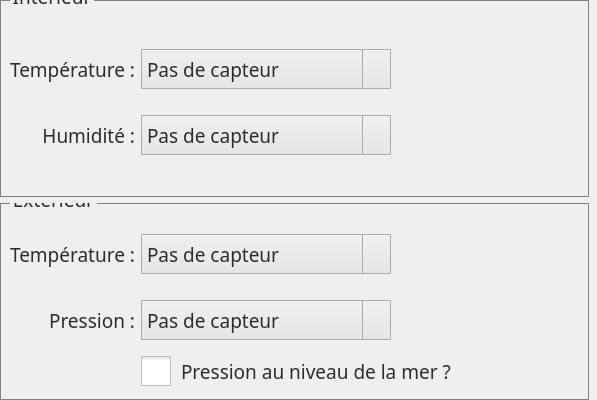
          <widget class="QWidget" name="scrollAreaWidgetContents_3">
           <property name="geometry">
            <rect>
             <x>0</x>
             <y>0</y>
             <width>597</width>
             <height>400</height>
            </rect>
           </property>
           <layout class="QGridLayout" name="gridLayout_24">
            <property name="leftMargin">
             <number>0</number>
            </property>
            <property name="topMargin">
             <number>0</number>
            </property>
            <property name="rightMargin">
             <number>0</number>
            </property>
            <property name="bottomMargin">
             <number>0</number>
            </property>
            <item row="0" column="0">
             <layout class="QVBoxLayout" name="st_vl">
              <item>
               <widget class="QGroupBox" name="ts_gb_int">
                <property name="font">
                 <font>
                  <family>Source Sans Pro SemiBold</family>
                  <pointsize>14</pointsize>
                 </font>
                </property>
                <property name="styleSheet">
                 <string notr="true">QGroupBox{
    border: 1px solid grey;
    margin-top: 1.0em;
    margin-right: 8px;
    padding-top: 8px;
}

QGroupBox::title {
    top: -17px;
    left: 10px;
    color: rgb(45,45,45);
}</string>
                </property>
                <property name="title">
                 <string>Intérieur</string>
                </property>
                <layout class="QGridLayout" name="gridLayout_25">
                 <item row="0" column="0">
                  <layout class="QGridLayout" name="gridLayout_5">
                   <item row="0" column="0">
                    <widget class="QLabel" name="ts_gb_int_lb_1">
                     <property name="sizePolicy">
                      <sizepolicy hsizetype="Preferred" vsizetype="Preferred">
                       <horstretch>0</horstretch>
                       <verstretch>0</verstretch>
                      </sizepolicy>
                     </property>
                     <property name="minimumSize">
                      <size>
                       <width>0</width>
                       <height>60</height>
                      </size>
                     </property>
                     <property name="maximumSize">
                      <size>
                       <width>16777215</width>
                       <height>60</height>
                      </size>
                     </property>
                     <property name="font">
                      <font>
                       <family>Source Sans Pro</family>
                       <pointsize>14</pointsize>
                       <stylestrategy>PreferAntialias</stylestrategy>
                       <kerning>true</kerning>
                      </font>
                     </property>
                     <property name="styleSheet">
                      <string notr="true">QLabel {
    color: rgb(45,45,45);
}</string>
                     </property>
                     <property name="text">
                      <string>Température :</string>
                     </property>
                     <property name="alignment">
                      <set>Qt::AlignRight|Qt::AlignTrailing|Qt::AlignVCenter</set>
                     </property>
                     <property name="wordWrap">
                      <bool>true</bool>
                     </property>
                    </widget>
                   </item>
                   <item row="1" column="0">
                    <widget class="QLabel" name="ts_gb_int_lb_2">
                     <property name="minimumSize">
                      <size>
                       <width>0</width>
                       <height>60</height>
                      </size>
                     </property>
                     <property name="maximumSize">
                      <size>
                       <width>16777215</width>
                       <height>60</height>
                      </size>
                     </property>
                     <property name="font">
                      <font>
                       <family>Source Sans Pro</family>
                       <pointsize>14</pointsize>
                       <stylestrategy>PreferAntialias</stylestrategy>
                       <kerning>true</kerning>
                      </font>
                     </property>
                     <property name="styleSheet">
                      <string notr="true">QLabel {
    color: rgb(45,45,45);
}</string>
                     </property>
                     <property name="text">
                      <string>Humidité :</string>
                     </property>
                     <property name="alignment">
                      <set>Qt::AlignRight|Qt::AlignTrailing|Qt::AlignVCenter</set>
                     </property>
                     <property name="wordWrap">
                      <bool>true</bool>
                     </property>
                    </widget>
                   </item>
                   <item row="0" column="1">
                    <layout class="QHBoxLayout" name="horizontalLayout_9">
                     <item>
                      <widget class="QComboBox" name="ts_gb_int_cb_1">
                       <property name="minimumSize">
                        <size>
                         <width>250</width>
                         <height>40</height>
                        </size>
                       </property>
                       <property name="maximumSize">
                        <size>
                         <width>250</width>
                         <height>40</height>
                        </size>
                       </property>
                       <property name="font">
                        <font>
                         <family>Source Sans Pro</family>
                         <pointsize>14</pointsize>
                         <weight>50</weight>
                         <bold>false</bold>
                         <stylestrategy>PreferAntialias</stylestrategy>
                         <kerning>true</kerning>
                        </font>
                       </property>
                       <property name="styleSheet">
                        <string notr="true">QComboBox {
    border: 1px solid #acacac;
    border-radius: 1px;
    padding-left: 5px;
    background-color: qlineargradient(x1: 0, y1: 0, x2: 0, y2: 1, stop: 0 #f0f0f0, stop: 1 #e5e5e5);
    color: rgb(45,45,45);
}

QComboBox:disabled {
    background-color:  rgb(200,200,200);
	color: rgb(145,145,145);
}

QComboBox:hover {
    border: 1px solid #7eb4ea;
    border-radius: 1px;
    background-color: qlineargradient(x1: 0, y1: 0, x2: 0, y2: 1, stop: 0 #ecf4fc, stop: 1 #dcecfc);
}

QComboBox::drop-down {
    subcontrol-origin: padding;
    subcontrol-position: top right;
    width: 27px;
    border-left-width: 1px;
    border-left-color: darkgray;
    border-left-style: solid;
    border-top-right-radius: 3px;
    border-bottom-right-radius: 3px;
}

QComboBox::down-arrow {
    image: url(icons/down_arrow_icon.svg); 
    width: 16px;
    height: 16px
}

QComboBox::down-arrow:disabled {
    image: url(icons/down_arrow_icon_deactivated.svg); 
    width: 16px;
    height: 16px
}

QComboBox QAbstractItemView {
    background: #f0f0f0;
    border: 0px solid #f0f0f0;
    outline: 0px;
}

QComboBox QAbstractItemView::item:hover {
    background-color: rgb(200,200,200);
    color: rgb(45,45,45);
    margin: 0px 0px 0px 0px;
}

QComboBox QAbstractItemView::item:selected {
    background-color: rgb(200,200,200);
    color: rgb(45,45,45);
    margin: 0px 0px 0px 0px;
}


QComboBox QAbstractItemView::item {
    margin: 3px 5px 3px 5px;
    color: rgb(45,45,45);
}</string>
                       </property>
                       <item>
                        <property name="text">
                         <string>Pas de capteur</string>
                        </property>
                       </item>
                      </widget>
                     </item>
                     <item>
                      <spacer name="horizontalSpacer_9">
                       <property name="orientation">
                        <enum>Qt::Horizontal</enum>
                       </property>
                       <property name="sizeHint" stdset="0">
                        <size>
                         <width>40</width>
                         <height>20</height>
                        </size>
                       </property>
                      </spacer>
                     </item>
                    </layout>
                   </item>
                   <item row="1" column="1">
                    <layout class="QHBoxLayout" name="horizontalLayout_14">
                     <item>
                      <widget class="QComboBox" name="ts_gb_int_cb_2">
                       <property name="minimumSize">
                        <size>
                         <width>250</width>
                         <height>40</height>
                        </size>
                       </property>
                       <property name="maximumSize">
                        <size>
                         <width>250</width>
                         <height>40</height>
                        </size>
                       </property>
                       <property name="font">
                        <font>
                         <family>Source Sans Pro</family>
                         <pointsize>14</pointsize>
                         <weight>50</weight>
                         <bold>false</bold>
                         <stylestrategy>PreferAntialias</stylestrategy>
                         <kerning>true</kerning>
                        </font>
                       </property>
                       <property name="styleSheet">
                        <string notr="true">QComboBox {
    border: 1px solid #acacac;
    border-radius: 1px;
    padding-left: 5px;
    background-color: qlineargradient(x1: 0, y1: 0, x2: 0, y2: 1, stop: 0 #f0f0f0, stop: 1 #e5e5e5);
    color: rgb(45,45,45);
}

QComboBox:disabled {
    background-color:  rgb(200,200,200);
	color: rgb(145,145,145);
}

QComboBox:hover {
    border: 1px solid #7eb4ea;
    border-radius: 1px;
    background-color: qlineargradient(x1: 0, y1: 0, x2: 0, y2: 1, stop: 0 #ecf4fc, stop: 1 #dcecfc);
}

QComboBox::drop-down {
    subcontrol-origin: padding;
    subcontrol-position: top right;
    width: 27px;
    border-left-width: 1px;
    border-left-color: darkgray;
    border-left-style: solid;
    border-top-right-radius: 3px;
    border-bottom-right-radius: 3px;
}

QComboBox::down-arrow {
    image: url(icons/down_arrow_icon.svg); 
    width: 16px;
    height: 16px
}

QComboBox::down-arrow:disabled {
    image: url(icons/down_arrow_icon_deactivated.svg); 
    width: 16px;
    height: 16px
}

QComboBox QAbstractItemView {
    background: #f0f0f0;
    border: 0px solid #f0f0f0;
    outline: 0px;
}

QComboBox QAbstractItemView::item:hover {
    background-color: rgb(200,200,200);
    color: rgb(45,45,45);
    margin: 0px 0px 0px 0px;
}

QComboBox QAbstractItemView::item:selected {
    background-color: rgb(200,200,200);
    color: rgb(45,45,45);
    margin: 0px 0px 0px 0px;
}


QComboBox QAbstractItemView::item {
    margin: 3px 5px 3px 5px;
    color: rgb(45,45,45);
}</string>
                       </property>
                       <item>
                        <property name="text">
                         <string>Pas de capteur</string>
                        </property>
                       </item>
                      </widget>
                     </item>
                     <item>
                      <spacer name="horizontalSpacer_11">
                       <property name="orientation">
                        <enum>Qt::Horizontal</enum>
                       </property>
                       <property name="sizeHint" stdset="0">
                        <size>
                         <width>40</width>
                         <height>20</height>
                        </size>
                       </property>
                      </spacer>
                     </item>
                    </layout>
                   </item>
                  </layout>
                 </item>
                </layout>
               </widget>
              </item>
              <item>
               <widget class="QGroupBox" name="ts_gb_ext">
                <property name="font">
                 <font>
                  <family>Source Sans Pro SemiBold</family>
                  <pointsize>14</pointsize>
                 </font>
                </property>
                <property name="styleSheet">
                 <string notr="true">QGroupBox{
    border: 1px solid grey;
    margin-top: 1.0em;
    margin-right: 8px;
    padding-top: 8px;
}

QGroupBox::title {
    top: -17px;
    left: 10px;
    color: rgb(45,45,45);
}</string>
                </property>
                <property name="title">
                 <string>Extérieur</string>
                </property>
                <layout class="QGridLayout" name="gridLayout_26">
                 <item row="0" column="0">
                  <layout class="QGridLayout" name="gridLayout_27">
                   <item row="1" column="1">
                    <layout class="QHBoxLayout" name="horizontalLayout_16">
                     <item>
                      <widget class="QComboBox" name="ts_gb_ext_cb_2">
                       <property name="minimumSize">
                        <size>
                         <width>250</width>
                         <height>40</height>
                        </size>
                       </property>
                       <property name="maximumSize">
                        <size>
                         <width>250</width>
                         <height>40</height>
                        </size>
                       </property>
                       <property name="font">
                        <font>
                         <family>Source Sans Pro</family>
                         <pointsize>14</pointsize>
                         <weight>50</weight>
                         <bold>false</bold>
                         <stylestrategy>PreferAntialias</stylestrategy>
                         <kerning>true</kerning>
                        </font>
                       </property>
                       <property name="styleSheet">
                        <string notr="true">QComboBox {
    border: 1px solid #acacac;
    border-radius: 1px;
    padding-left: 5px;
    background-color: qlineargradient(x1: 0, y1: 0, x2: 0, y2: 1, stop: 0 #f0f0f0, stop: 1 #e5e5e5);
    color: rgb(45,45,45);
}

QComboBox:disabled {
    background-color:  rgb(200,200,200);
	color: rgb(145,145,145);
}

QComboBox:hover {
    border: 1px solid #7eb4ea;
    border-radius: 1px;
    background-color: qlineargradient(x1: 0, y1: 0, x2: 0, y2: 1, stop: 0 #ecf4fc, stop: 1 #dcecfc);
}

QComboBox::drop-down {
    subcontrol-origin: padding;
    subcontrol-position: top right;
    width: 27px;
    border-left-width: 1px;
    border-left-color: darkgray;
    border-left-style: solid;
    border-top-right-radius: 3px;
    border-bottom-right-radius: 3px;
}

QComboBox::down-arrow {
    image: url(icons/down_arrow_icon.svg); 
    width: 16px;
    height: 16px
}

QComboBox::down-arrow:disabled {
    image: url(icons/down_arrow_icon_deactivated.svg); 
    width: 16px;
    height: 16px
}

QComboBox QAbstractItemView {
    background: #f0f0f0;
    border: 0px solid #f0f0f0;
    outline: 0px;
}

QComboBox QAbstractItemView::item:hover {
    background-color: rgb(200,200,200);
    color: rgb(45,45,45);
    margin: 0px 0px 0px 0px;
}

QComboBox QAbstractItemView::item:selected {
    background-color: rgb(200,200,200);
    color: rgb(45,45,45);
    margin: 0px 0px 0px 0px;
}


QComboBox QAbstractItemView::item {
    margin: 3px 5px 3px 5px;
    color: rgb(45,45,45);
}</string>
                       </property>
                       <item>
                        <property name="text">
                         <string>Pas de capteur</string>
                        </property>
                       </item>
                      </widget>
                     </item>
                     <item>
                      <spacer name="horizontalSpacer_15">
                       <property name="orientation">
                        <enum>Qt::Horizontal</enum>
                       </property>
                       <property name="sizeHint" stdset="0">
                        <size>
                         <width>40</width>
                         <height>20</height>
                        </size>
                       </property>
                      </spacer>
                     </item>
                    </layout>
                   </item>
                   <item row="1" column="0">
                    <widget class="QLabel" name="ts_gb_ext_lb_2">
                     <property name="minimumSize">
                      <size>
                       <width>0</width>
                       <height>60</height>
                      </size>
                     </property>
                     <property name="maximumSize">
                      <size>
                       <width>16777215</width>
                       <height>60</height>
                      </size>
                     </property>
                     <property name="font">
                      <font>
                       <family>Source Sans Pro</family>
                       <pointsize>14</pointsize>
                       <stylestrategy>PreferAntialias</stylestrategy>
                       <kerning>true</kerning>
                      </font>
                     </property>
                     <property name="styleSheet">
                      <string notr="true">QLabel {
    color: rgb(45,45,45);
}</string>
                     </property>
                     <property name="text">
                      <string>Pression :</string>
                     </property>
                     <property name="alignment">
                      <set>Qt::AlignRight|Qt::AlignTrailing|Qt::AlignVCenter</set>
                     </property>
                     <property name="wordWrap">
                      <bool>true</bool>
                     </property>
                    </widget>
                   </item>
                   <item row="0" column="0">
                    <widget class="QLabel" name="ts_gb_ext_lb_1">
                     <property name="minimumSize">
                      <size>
                       <width>0</width>
                       <height>60</height>
                      </size>
                     </property>
                     <property name="maximumSize">
                      <size>
                       <width>16777215</width>
                       <height>60</height>
                      </size>
                     </property>
                     <property name="font">
                      <font>
                       <family>Source Sans Pro</family>
                       <pointsize>14</pointsize>
                       <stylestrategy>PreferAntialias</stylestrategy>
                       <kerning>true</kerning>
                      </font>
                     </property>
                     <property name="styleSheet">
                      <string notr="true">QLabel {
    color: rgb(45,45,45);
}</string>
                     </property>
                     <property name="text">
                      <string>Température :</string>
                     </property>
                     <property name="alignment">
                      <set>Qt::AlignRight|Qt::AlignTrailing|Qt::AlignVCenter</set>
                     </property>
                     <property name="wordWrap">
                      <bool>true</bool>
                     </property>
                    </widget>
                   </item>
                   <item row="0" column="1">
                    <layout class="QHBoxLayout" name="horizontalLayout_15">
                     <item>
                      <widget class="QComboBox" name="ts_gb_ext_cb_1">
                       <property name="minimumSize">
                        <size>
                         <width>250</width>
                         <height>40</height>
                        </size>
                       </property>
                       <property name="maximumSize">
                        <size>
                         <width>250</width>
                         <height>40</height>
                        </size>
                       </property>
                       <property name="font">
                        <font>
                         <family>Source Sans Pro</family>
                         <pointsize>14</pointsize>
                         <weight>50</weight>
                         <bold>false</bold>
                         <stylestrategy>PreferAntialias</stylestrategy>
                         <kerning>true</kerning>
                        </font>
                       </property>
                       <property name="styleSheet">
                        <string notr="true">QComboBox {
    border: 1px solid #acacac;
    border-radius: 1px;
    padding-left: 5px;
    background-color: qlineargradient(x1: 0, y1: 0, x2: 0, y2: 1, stop: 0 #f0f0f0, stop: 1 #e5e5e5);
    color: rgb(45,45,45);
}

QComboBox:disabled {
    background-color:  rgb(200,200,200);
	color: rgb(145,145,145);
}

QComboBox:hover {
    border: 1px solid #7eb4ea;
    border-radius: 1px;
    background-color: qlineargradient(x1: 0, y1: 0, x2: 0, y2: 1, stop: 0 #ecf4fc, stop: 1 #dcecfc);
}

QComboBox::drop-down {
    subcontrol-origin: padding;
    subcontrol-position: top right;
    width: 27px;
    border-left-width: 1px;
    border-left-color: darkgray;
    border-left-style: solid;
    border-top-right-radius: 3px;
    border-bottom-right-radius: 3px;
}

QComboBox::down-arrow {
    image: url(icons/down_arrow_icon.svg); 
    width: 16px;
    height: 16px
}

QComboBox::down-arrow:disabled {
    image: url(icons/down_arrow_icon_deactivated.svg); 
    width: 16px;
    height: 16px
}

QComboBox QAbstractItemView {
    background: #f0f0f0;
    border: 0px solid #f0f0f0;
    outline: 0px;
}

QComboBox QAbstractItemView::item:hover {
    background-color: rgb(200,200,200);
    color: rgb(45,45,45);
    margin: 0px 0px 0px 0px;
}

QComboBox QAbstractItemView::item:selected {
    background-color: rgb(200,200,200);
    color: rgb(45,45,45);
    margin: 0px 0px 0px 0px;
}


QComboBox QAbstractItemView::item {
    margin: 3px 5px 3px 5px;
    color: rgb(45,45,45);
}</string>
                       </property>
                       <item>
                        <property name="text">
                         <string>Pas de capteur</string>
                        </property>
                       </item>
                      </widget>
                     </item>
                     <item>
                      <spacer name="horizontalSpacer_12">
                       <property name="orientation">
                        <enum>Qt::Horizontal</enum>
                       </property>
                       <property name="sizeHint" stdset="0">
                        <size>
                         <width>40</width>
                         <height>20</height>
                        </size>
                       </property>
                      </spacer>
                     </item>
                    </layout>
                   </item>
                   <item row="2" column="1">
                    <widget class="QCheckBox" name="ts_gb_ext_ck_1">
                     <property name="font">
                      <font>
                       <family>Source Sans Pro</family>
                       <pointsize>14</pointsize>
                       <stylestrategy>PreferAntialias</stylestrategy>
                       <kerning>true</kerning>
                      </font>
                     </property>
                     <property name="styleSheet">
                      <string notr="true">QCheckBox {
    spacing: 10px;
    color: rgb(45,45,45);
}

QCheckBox::indicator {
    width: 30px;
    height: 30px;
}

QCheckBox::indicator:unchecked {
    image: url(icons/checkbox_icon_unchecked.svg);
}

QCheckBox::indicator:unchecked:hover {
    image: url(icons/checkbox_icon_unchecked.svg);
}

QCheckBox::indicator:unchecked:pressed {
    image: url(icons/checkbox_icon_unchecked.svg);
}

QCheckBox::indicator:checked {
    image: url(icons/checkbox_icon_checked.svg);
}

QCheckBox::indicator:checked:hover {
    image: url(icons/checkbox_icon_checked.svg);
}

QCheckBox::indicator:checked:pressed {
    image: url(icons/checkbox_icon_checked.svg);
}</string>
                     </property>
                     <property name="text">
                      <string>Pression au niveau de la mer ?</string>
                     </property>
                    </widget>
                   </item>
                  </layout>
                 </item>
                </layout>
               </widget>
              </item>
             </layout>
            </item>
           </layout>
          </widget>
